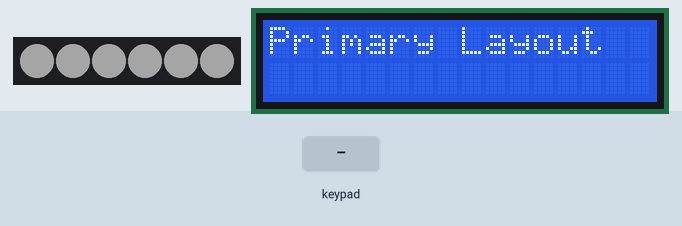
This sketch was run on a simulated Arduino Leonardo, built with avr-gcc and run on an emulated ATmega32U4. On the bench: 6 RGB LEDs in strip order, left to right, 16×2 character LCD. Wiring (inferred from the names in the program): 5×7 keypad (labels assumed): rows pin 10, pin 14, pin 15, pin 16, A0; columns pin 3, pin 4, pin 5, pin 6, pin 7, pin 8, pin 9. The inputs (shaded band) are chosen by the test bench. Dim RGB values are drawn brighter than linear.

Above: at 1.2 s.
1.3 s: key 'A' pressed
At 1.9 s:
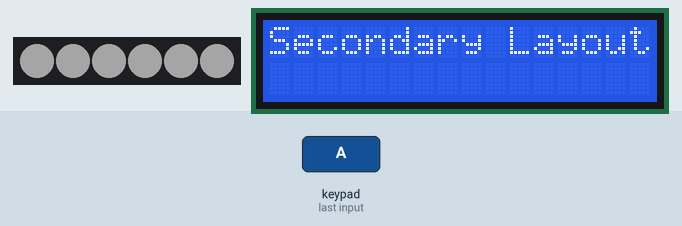
2.8 s: keypad keys 3 4 5 6 7 8 9 A pressed 0.4 s apart
At 5.9 s:
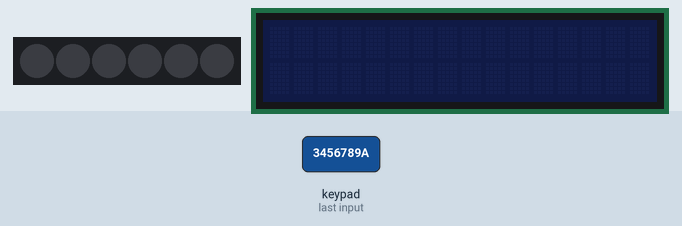
7.5 s: keypad keys 1 3 9 7 2 2 2 A pressed 0.4 s apart
At 11.0 s:
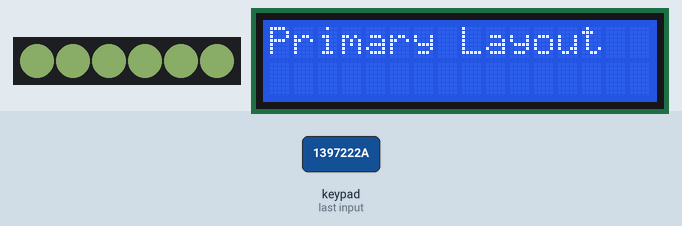
Timing chart, 0 to 12.5 s (numbered marks = the images above; inputs shaded):
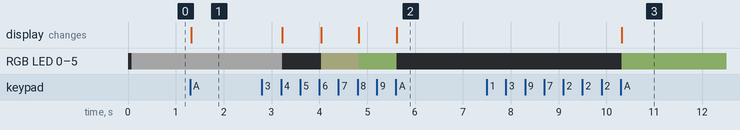

The sketch:

CustomKeyboard.Right.ino
```cpp
#include <Adafruit_NeoPixel.h>
#include <LiquidCrystal_I2C.h>

#include "KeyboardButton.h"
#include "KeyboardManager.h"
#include "LightBar.h"

LiquidCrystal_I2C lcd(0x3F, 16, 2);
Adafruit_NeoPixel neoPixel = Adafruit_NeoPixel(6, A3, NEO_GRB + NEO_KHZ800);
LightBar lightBar = LightBar(&neoPixel);
KeyboardManager keyboardManager = KeyboardManager(&lightBar);

int8_t rowPins[] = { 10, 14, 15, 16, A0 };
int8_t columnPins[] = { 3, 4, 5, 6, 7, 8, 9 };

void setup() {
  Serial.begin(9600);

  lightBar.Init(keyboardManager.KeyboardButtons, keyboardManager.ButtonCount);

  for (int8_t pin : rowPins) {
    pinMode(pin, OUTPUT);
    digitalWrite(pin, LOW);
  }

  for (int8_t pin : columnPins) {
    pinMode(pin, INPUT_PULLUP);
  }

  lcd.init();
  lcd.backlight();
}

void loop() {
  for (int8_t rowPin : rowPins) {
    digitalWrite(rowPin, LOW);

    for (int8_t columnPin : columnPins) {
      bool currentState = digitalRead(columnPin);
      keyboardManager.OperationState(rowPin, columnPin, currentState);
    }

    digitalWrite(rowPin, HIGH);
  }

  lightBar.Exec(keyboardManager.LayoutIndex);

  if (keyboardManager.LayoutIndex == 2)
    lcd.setBacklight(0);
  else
    lcd.setBacklight(128);

  if (keyboardManager.LayoutIndex == 0) {
    lcd.setCursor(0, 0);
    lcd.print("Primary Layout");
  } else if (keyboardManager.LayoutIndex == 1) {
    lcd.setCursor(0, 0);
    lcd.print("Secondary Layout  ");
  } else {
    lcd.clear();
  }
}
```

KeyboardButton.cpp
```cpp
//
//
//

#include <Mouse.h>
#include <Keyboard.h>
#include "KeyboardButton.h"

KeyboardButton::KeyboardButton() {
  this->KeyValue = 0;
  this->KeyType = None;
}

KeyboardButton::KeyboardButton(unsigned long bounceTime, uint8_t keyValue, uint8_t keyType) {
  this->KeyValue = keyValue;
  this->KeyType = keyType;
  this->CurrentState = HIGH;

  this->bounceTime = bounceTime;
  this->lastChangeStateTime = 0;
}

void KeyboardButton::Exec(bool currentState, unsigned long lastChangeStateTime) {
  this->CurrentState = currentState;

  this->lastChangeStateTime = lastChangeStateTime;

  this->operationPress();
  this->operationRelease();
}

bool KeyboardButton::IsDebounceTimePassed() {
  unsigned long now = millis();
  return now - this->lastChangeStateTime > this->bounceTime;
}

void KeyboardButton::operationPress() {
  if (this->CurrentState == LOW) {
    if (this->KeyType == KeyboardType)
      Keyboard.press(this->KeyValue);
    else if (this->KeyType == MouseType)
      Mouse.press(this->KeyValue);
  }
}

void KeyboardButton::operationRelease() {
  if (this->CurrentState == HIGH) {
    if (this->KeyType == KeyboardType)
      Keyboard.release(this->KeyValue);
    else if (this->KeyType == MouseType)
      Mouse.release(this->KeyValue);
  }
}
```

KeyboardButton.h
```cpp
// KeyboardButton.h

#ifndef _KEYBOARDBUTTON_h
#define _KEYBOARDBUTTON_h

#if defined(ARDUINO) && ARDUINO >= 100
#include "arduino.h"
#else
#include "WProgram.h"
#endif

enum KeyType {
  None = 1,
  KeyboardType,
  MouseType,
  FunctionType
};

class KeyboardButton {
  public:
    KeyboardButton();
    KeyboardButton(unsigned long bounceTime, uint8_t keyValue, uint8_t keyType);

    KeyType KeyType;
    uint8_t KeyValue;
    bool CurrentState;

    bool IsDebounceTimePassed();

    void Exec(bool currentState, unsigned long lastChangeStateTime);

  private:
    void operationPress();
    void operationRelease();

    unsigned long bounceTime;
    unsigned long lastChangeStateTime;
};

#endif
```

KeyboardManager.h
```cpp
// KeyboardManager.h

#ifndef _KEYBOARDMANAGER_h
#define _KEYBOARDMANAGER_h

#if defined(ARDUINO) && ARDUINO >= 100
#include "arduino.h"
#else
#include "WProgram.h"
#endif

#include "LightBar.h"
#include "KeyboardButton.h"

class KeyboardManager {
  public:
    KeyboardManager(LightBar *lightBar);

    void OperationState(int8_t rowPin, int8_t columnPin, bool currentState);

    int8_t LayoutIndex = 0;

    int8_t ButtonCount = 0;
    KeyboardButton KeyboardButtons[64];
    KeyboardButton *GetLayoutMapping(int8_t rowPin, int8_t columnPin);
  private:
    KeyboardButton *getPrimaryLayoutMapping(int8_t rowPin, int8_t columnPin);
    KeyboardButton *getSecondaryLayoutMapping(int8_t rowPin, int8_t columnPin);
    KeyboardButton *getExtendLayoutMapping(int8_t rowPin, int8_t columnPin);

    KeyboardButton noneButton;

    LightBar *lightBar;
};

#endif
```

LightBar.cpp
```cpp
//
//
//

#include "LightBar.h"

#include <Keyboard.h>
#include <Adafruit_NeoPixel.h>

LightBar::LightBar(Adafruit_NeoPixel *neoPixel) {
  this->neoPixel = neoPixel;
}

void LightBar::Init(KeyboardButton *keyboardButtons, int8_t buttonCount) {
  this->keyboardButtons = keyboardButtons;
  this->buttonCount = buttonCount;

  this->neoPixel->begin();
  this->neoPixel->setBrightness(this->brightness);
  this->neoPixel->show();
}

void LightBar::Update(uint8_t keyValue) {
  int interval = 50;
  if (keyValue == '<') {
    this->brightness = this->brightness - interval;
    this->brightness = this->limitToMinValue(this->brightness, 0);
  } else if (keyValue == '>') {
    this->brightness = this->brightness + interval;
    this->brightness = this->limitToMaxValue(this->brightness, 255);
  } else if (keyValue == 'y') {
    this->redValue = this->redValue - interval;
    this->redValue = this->limitToMinValue(this->redValue, 0);
  } else if (keyValue == 'u') {
    this->redValue = this->redValue + interval;
    this->redValue = this->limitToMaxValue(this->redValue, 255);
  } else if (keyValue == 'h') {
    this->greenValue = this->greenValue - interval;
    this->greenValue = this->limitToMinValue(this->greenValue, 0);
  } else if (keyValue == 'j') {
    this->greenValue = this->greenValue + interval;
    this->greenValue = this->limitToMaxValue(this->greenValue, 255);
  } else if (keyValue == 'n') {
    this->blueValue = this->blueValue - interval;
    this->blueValue = this->limitToMinValue(this->blueValue, 0);
  } else if (keyValue == 'm') {
    this->blueValue = this->blueValue + interval;
    this->blueValue = this->limitToMaxValue(this->blueValue, 255);
  } else if (keyValue == 'i') {
    this->model = this->model + 1;
    if (this->model > 5)
      this->model = 0;
  }
}

int LightBar::limitToMaxValue(int value, int maxValue) {
  if (value >= maxValue)
    return maxValue;
  else
    return value;
}

int LightBar::limitToMinValue(int value, int minValue) {
  if (value <= minValue)
    return minValue;
  else
    return value;
}

void LightBar::Exec(uint8_t layoutIndex) {
  unsigned long currentMillis = millis();

  if (layoutIndex == 2)
    this->neoPixel->setBrightness(0);
  else
    this->neoPixel->setBrightness(this->brightness);

  if (this->model == 0 || this->model == 1)
    for (int i = 0; i < neoPixel->numPixels(); i++)
      this->neoPixel->setPixelColor(i, this->neoPixel->Color(this->redValue, this->greenValue, this->blueValue));

  if (this->model == 1) {
    if (currentMillis - this->previousFadeMillis >= 100) {
      this->previousFadeMillis = currentMillis;
      this->brightness = this->brightness + this->fadeInterval;
      if (this->brightness <= 5 || this->brightness >= 250) {
        this->fadeInterval = -this->fadeInterval;
      }
    }
  } else if (this->model == 2) {
    if (currentMillis - this->previousWaveMillis >= 100) {
      this->previousWaveMillis = currentMillis;
      this->waveIndex = this->waveIndex + this->waveInterval;
      if (this->waveIndex <= 0 || this->waveIndex >= 5)
        this->waveInterval = -this->waveInterval;

      for (int i = 0; i < neoPixel->numPixels(); i++) {
        int distance = abs(this->waveIndex - i);

        if (distance >= 0 && distance <= 5)
          this->neoPixel->setPixelColor(i, this->neoPixel->Color(this->redValue - (distance * 30), this->greenValue - (distance * 30), this->blueValue - (distance * 30)));
        else
          this->neoPixel->setPixelColor(i, this->neoPixel->Color(0, 0, 0));
      }
    }
  } else if (this->model == 3) {
    if (currentMillis - this->previousWaveMillis >= 250) {
      this->previousWaveMillis = currentMillis;
      this->waveIndex = this->waveIndex + this->waveInterval;
      if (this->waveIndex <= 0 || this->waveIndex >= 5)
        this->waveInterval = -this->waveInterval;

      for (int i = 0; i < neoPixel->numPixels(); i++) {
        int distance = abs(this->waveIndex - i);

        if (this->waveInterval > 0) {
          if (i <= this->waveIndex) {
            this->neoPixel->setPixelColor(i, this->neoPixel->Color(this->redValue - (distance * 30), this->greenValue - (distance * 30), this->blueValue - (distance * 30)));
          } else {
            this->neoPixel->setPixelColor(i, this->neoPixel->Color(0, 0, 0));
          }
        } else {
          if (i >= this->waveIndex) {
            this->neoPixel->setPixelColor(i, this->neoPixel->Color(this->redValue - (distance * 30), this->greenValue - (distance * 30), this->blueValue - (distance * 30)));
          } else {
            this->neoPixel->setPixelColor(i, this->neoPixel->Color(0, 0, 0));
          }
        }
      }
    }
  } else if (this->model == 4) {
    if (currentMillis - this->previousRainbowMillis >= 50) {
      this->previousRainbowMillis = currentMillis;
      this->rainbowOffset++;

      int segments = 3;
      int segmentLength = neoPixel->numPixels() / segments;

      for (int i = 0; i < neoPixel->numPixels(); i++) {
        int segment = i / segmentLength;
        int colorPos = (i + this->rainbowOffset + segment * 85) % 255;

        neoPixel->setPixelColor(i, this->wheel(colorPos));
      }
    }
  } else if (this->model == 5) {
    for (int i = 0; i < neoPixel->numPixels(); i++)
      this->neoPixel->setPixelColor(i, this->neoPixel->Color(0, 0, 0));

    for (int i = 0; i < this->buttonCount; i++) {
      KeyboardButton *keyboardButton = &this->keyboardButtons[i];
      if (keyboardButton->CurrentState == LOW) {
        if (keyboardButton->KeyValue == KEY_RIGHT_CTRL) {
          this->neoPixel->setPixelColor(5, this->neoPixel->Color(this->redValue, this->greenValue, this->blueValue));
          this->neoPixel->setPixelColor(4, this->neoPixel->Color(this->redValue, this->greenValue, this->blueValue));
        } else if (keyboardButton->KeyValue == 'k') {
          this->neoPixel->setPixelColor(4, this->neoPixel->Color(this->redValue, this->greenValue, this->blueValue));
          this->neoPixel->setPixelColor(3, this->neoPixel->Color(this->redValue, this->greenValue, this->blueValue));
        } else if (keyboardButton->KeyValue == 'l') {
          this->neoPixel->setPixelColor(3, this->neoPixel->Color(this->redValue, this->greenValue, this->blueValue));
          this->neoPixel->setPixelColor(2, this->neoPixel->Color(this->redValue, this->greenValue, this->blueValue));
        } else if (keyboardButton->KeyValue == ';') {
          this->neoPixel->setPixelColor(2, this->neoPixel->Color(this->redValue, this->greenValue, this->blueValue));
          this->neoPixel->setPixelColor(1, this->neoPixel->Color(this->redValue, this->greenValue, this->blueValue));
        } else if (keyboardButton->KeyValue == ']') {
          this->neoPixel->setPixelColor(1, this->neoPixel->Color(this->redValue, this->greenValue, this->blueValue));
          this->neoPixel->setPixelColor(0, this->neoPixel->Color(this->redValue, this->greenValue, this->blueValue));
        }
      }
    }
  }

  this->neoPixel->show();
}

uint32_t LightBar::wheel(byte wheelPos) {
  wheelPos = 255 - wheelPos;
  if (wheelPos < 85) {
    return neoPixel->Color(255 - wheelPos * 3, 0, wheelPos * 3);
  } else if (wheelPos < 170) {
    wheelPos -= 85;
    return neoPixel->Color(0, wheelPos * 3, 255 - wheelPos * 3);
  } else {
    wheelPos -= 170;
    return neoPixel->Color(wheelPos * 3, 255 - wheelPos * 3, 0);
  }
}
```

LightBar.h
```cpp
// LightBar.h

#ifndef _LIGHTBAR_h
#define _LIGHTBAR_h

#if defined(ARDUINO) && ARDUINO >= 100
#include "arduino.h"
#else
#include "WProgram.h"
#endif

#include <Adafruit_NeoPixel.h>
#include "KeyboardButton.h"


class LightBar {
public:
  LightBar(Adafruit_NeoPixel *neoPixel);
  void Init(KeyboardButton *keyboardButtons, int8_t buttonCount);
  void Update(uint8_t keyValue);
  void Exec(uint8_t layoutIndex);


private:
  uint8_t model = 0;

  int8_t buttonCount = 0;
  KeyboardButton *keyboardButtons;

  int brightness = 50;
  int redValue = 200;
  int greenValue = 200;
  int blueValue = 200;

  int fadeInterval = 5;
  unsigned long previousFadeMillis = 0;

  int waveIndex = 0;
  int waveInterval = 1;
  unsigned long previousWaveMillis = 0;

  int rainbowOffset = 0;
  unsigned long previousRainbowMillis = 0;

  Adafruit_NeoPixel *neoPixel;

  int limitToMinValue(int value, int minValue);
  int limitToMaxValue(int value, int maxValue);
  uint32_t wheel(byte wheelPos);
};

#endif
```

Source omitted: KeyboardManager.cpp (16950 bytes)

Measured:
- after the input at 1.3 s, the display: changes at once (image 1)
- after the input at 2.8 s, RGB LED 0–5: RGB(39, 39, 39) → off after 0.42 s, → RGB(39, 39, 29) 0.81 s later, → RGB(39, 49, 29) 0.79 s later, → off 0.79 s later
- after the input at 7.5 s, RGB LED 0–5: off → RGB(39, 49, 29) after 2.8 s; the display: changes after 2.8 s (image 3)
